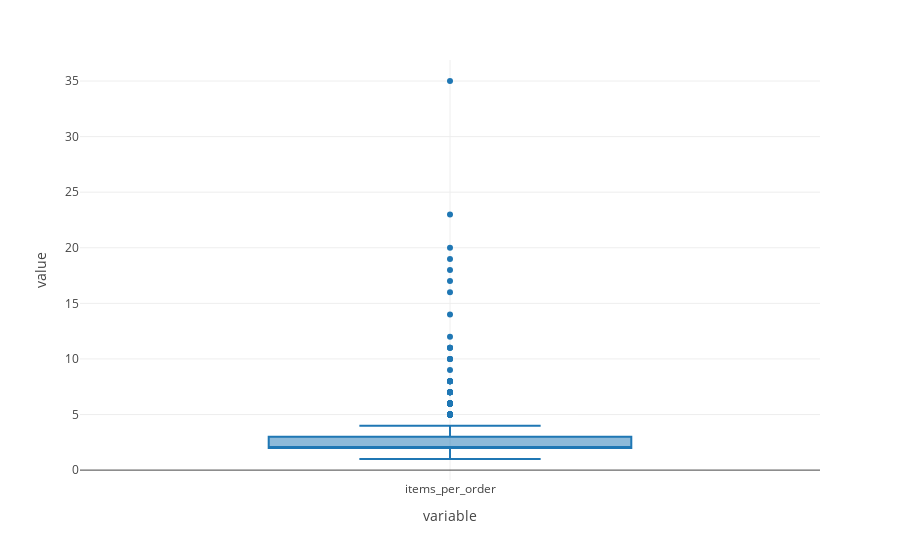

Here is the notebook cell this chart was saved with:
### Code cell
df_orders['items_per_order'].plot(kind='box',template='gridon')

### Figure 1 — Plotly figure (JSON) as saved in the notebook; plotly's stock layout.template omitted (floating-point values rounded to 4 significant figures; data arrays with more than 128 entries replaced by an {"elided": "..."} marker saying what was removed)
{"data": [{"alignmentgroup": "True", "hovertemplate": "variable=%{x}<br>value=%{y}<extra></extra>", "legendgroup": "", "marker": {"color": "#1F77B4"}, "name": "", "notched": false, "offsetgroup": "", "orientation": "v", "showlegend": false, "type": "box", "x": {"elided": "1834 str values"}, "x0": " ", "xaxis": "x", "y": {"elided": "1834 int values"}, "y0": " ", "yaxis": "y"}], "layout": {"boxmode": "group", "legend": {"tracegroupgap": 0}, "margin": {"t": 60}, "xaxis": {"anchor": "y", "domain": [0, 1], "title": {"text": "variable"}}, "yaxis": {"anchor": "x", "domain": [0, 1], "title": {"text": "value"}}}}
